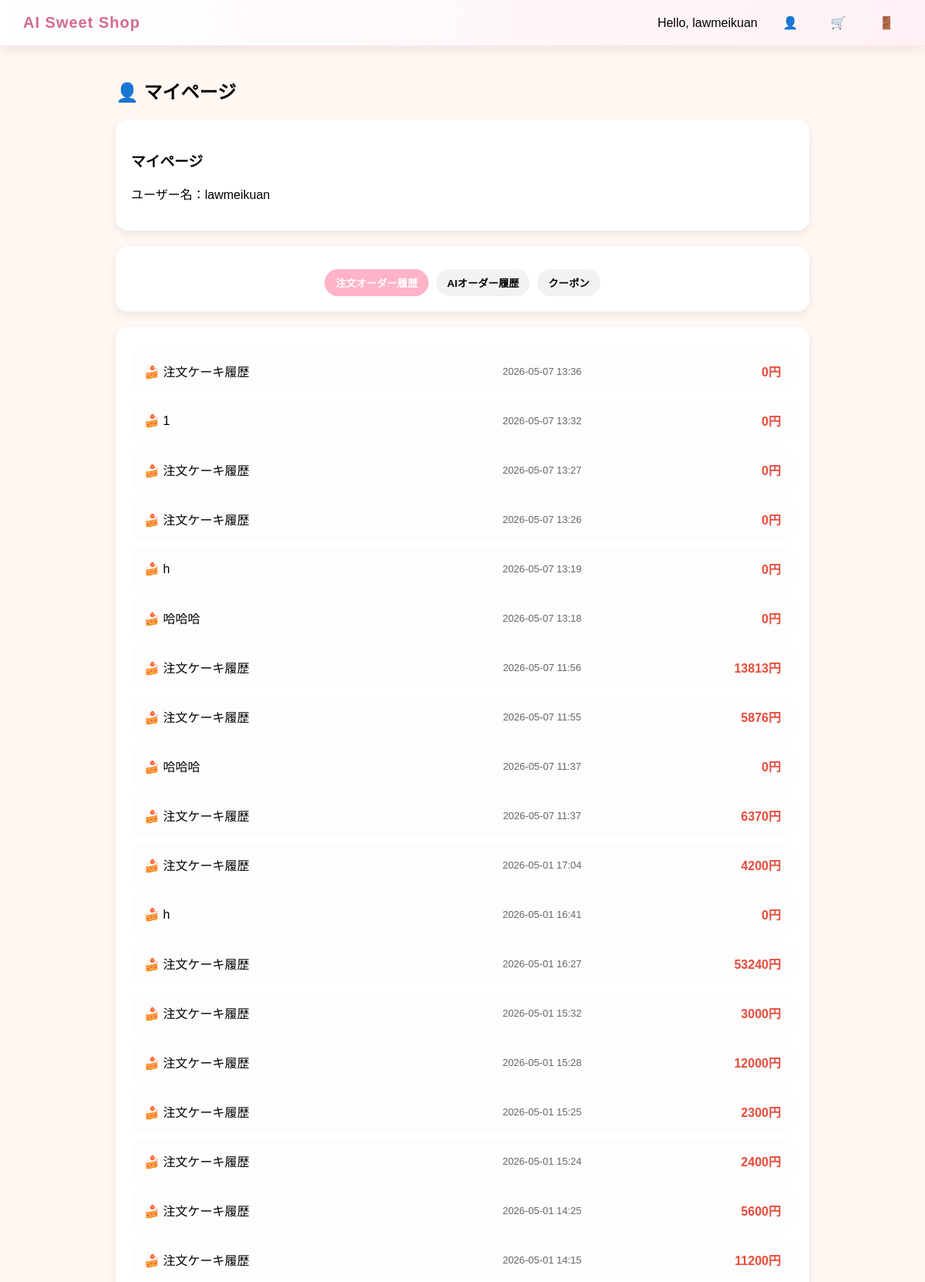
/profile/ (signed in, upper part), run on the app's committed database.
### menu/models.py (models this page shows, shortened)
class Order(models.Model):
    user = models.ForeignKey(User, on_delete=models.CASCADE, null=True, blank=True)
    cake_name = models.CharField(max_length=200, null=True, blank=True)
    flavor = models.CharField(max_length=100, default="unknown")
    image_url = models.URLField(default="")
    status = models.CharField(max_length=20, default="pending")
    order_type = models.CharField(max_length=20, default="menu")
    layers = models.IntegerField(null=True, blank=True)
    size = models.IntegerField(null=True, blank=True)
    reserved_date = models.DateField(null=True, blank=True)
    reserved_time = models.TimeField(null=True, blank=True)
    created_at = models.DateTimeField(auto_now_add=True)
    price = models.IntegerField(default=0)
    discount = models.DecimalField(max_digits=10, decimal_places=2, default=0)

### menu/views.py (the view)
# urls.py: path("profile/", profile),
@login_required
def profile(request):
    orders = Order.objects.filter(
        user=request.user,
        order_type="menu"
    ).order_by("-created_at")
    ai_orders = AIOrder.objects.select_related("order").filter(
        order__user=request.user
    ).order_by("-order__created_at")
    coupons = Coupon.objects.filter(
        user=request.user
    ).order_by("-id")
    return render(request, "profile.html", {
        "orders": orders,
        "ai_orders": ai_orders,
        "coupons": coupons
    })

### templates/profile.html (shortened to what this page needs)
<!DOCTYPE html>
<html>
<head>
</head>
<body>
<div class="navbar">
    <div class="nav-left">
        <a href="/menu/" class="logo">AI Sweet Shop</a>
    </div>
    <div class="nav-right">
        {% if request.user.is_authenticated %}
            <span class="username">Hello, {{ request.user.username }}</span>
        {% else %}
            <span class="username">Guest</span>
        {% endif %}
        <a href="/profile/">👤</a>
        <a href="/cart/">🛒</a>
        <a href="javascript:void(0)" onclick="logout()">🚪</a>
    </div>
</div>
<div class="profile-container">
<h2>👤 マイページ</h2>
<div class="card">
    <h3>マイページ</h3>
    <p>ユーザー名：{{ user.username }}</p>
</div>
<div class="card">
    <div class="tab-bar">
        <button class="tab active" onclick="switchTab('orders')">注文オーダー履歴</button>
        <button class="tab" onclick="switchTab('ai')">AIオーダー履歴</button>
        <button class="tab" onclick="switchTab('coupon')">クーポン</button>
    </div>
</div>
<div class="tab-content" id="tab-orders">
<div class="card">
{% for order in orders %}
<div class="order-card" onclick="openOrder({{ order.id }})">
    <div class="order-title">
        🍰 {{ order.cake_name|default:"注文ケーキ履歴" }}
    </div>
    <div class="order-time">
        {{ order.created_at|date:"Y-m-d H:i" }}
    </div>
    <div class="order-price">
        {{ order.price }}円
    </div>
</div>
{% endfor %}
</div>
</div>
</div>

### templates/profile.html (style rules this page uses)
body { margin: 0; font-family: Arial; background: #fff7f2; }
.profile-container { max-width: 900px; margin: auto; padding: 20px; }
.card { background: #fff; border-radius: 16px; box-shadow: 0 4px 12px rgba(0,0,0,0.08); padding: 20px; margin-bottom: 20px; }
.navbar { display: flex; justify-content: space-between; align-items: center; padding: 18px 30px; background: linear-gradient(90deg, #ffffff, #fff1f4); box-shadow: 0 4px 15px rgba(0,0,0,0.08); border-bottom: 1px solid #ffe3ea; }
.logo { font-size: 20px; font-weight: bold; color: #d46a8c; text-decoration: none; letter-spacing: 1px; }
.nav-right a { margin-left: 18px; text-decoration: none; font-size: 16px; color: #444; transition: 0.3s; padding: 6px 10px; border-radius: 8px; }
.tab-bar { display:flex; gap:10px; margin-top:10px; justify-content:center; }
.tab { padding:8px 14px; border:none; border-radius:20px; cursor:pointer; background:#f2f2f2; font-weight:bold; }
.tab.active { background:#ffb3c6; color:white; }
.tab-content { margin-top: 15px; }
.order-card, .ai-order-card { display: flex; align-items: center; padding: 14px 16px; margin-top: 10px; background: #fdfdfd; border-radius: 12px; cursor: pointer; transition: all 0.2s ease; }
.order-title { width: 45%; font-weight: 500; }
.order-time { width: 35%; text-align: center; font-size: 13px; color: #666; }
.order-price { width: 20%; text-align: right; color: #e74c3c; font-weight: bold; white-space: nowrap; }
.order-card, .ai-order-card { transition: all 0.25s ease; border: 1px solid transparent; }

### data on the page
Order: cake_name "注文ケーキ履歴", created_at "2026-05-07 13:36", price "0"
Order: cake_name "1", created_at "2026-05-07 13:32", price "0"
Order: cake_name "注文ケーキ履歴", created_at "2026-05-07 13:27", price "0"
Order: cake_name "注文ケーキ履歴", created_at "2026-05-07 13:26", price "0"
Order: cake_name "h", created_at "2026-05-07 13:19", price "0"
Order: cake_name "哈哈哈", created_at "2026-05-07 13:18", price "0"
Order: cake_name "注文ケーキ履歴", created_at "2026-05-07 11:56", price "13813"
Order: cake_name "注文ケーキ履歴", created_at "2026-05-07 11:55", price "5876"
Order: cake_name "哈哈哈", created_at "2026-05-07 11:37", price "0"
Order: cake_name "注文ケーキ履歴", created_at "2026-05-07 11:37", price "6370"
Order: cake_name "注文ケーキ履歴", created_at "2026-05-01 17:04", price "4200"
Order: cake_name "h", created_at "2026-05-01 16:41", price "0"
Order: cake_name "注文ケーキ履歴", created_at "2026-05-01 16:27", price "53240"
Order: cake_name "注文ケーキ履歴", created_at "2026-05-01 15:32", price "3000"
Order: cake_name "注文ケーキ履歴", created_at "2026-05-01 15:28", price "12000"
Order: cake_name "注文ケーキ履歴", created_at "2026-05-01 15:25", price "2300"
Order: cake_name "注文ケーキ履歴", created_at "2026-05-01 15:24", price "2400"
Order: cake_name "注文ケーキ履歴", created_at "2026-05-01 14:25", price "5600"
Order: cake_name "注文ケーキ履歴", created_at "2026-05-01 14:15", price "11200"

### other printed values
{{ request.user.username }} "lawmeikuan"
{{ user.username }} "lawmeikuan"
